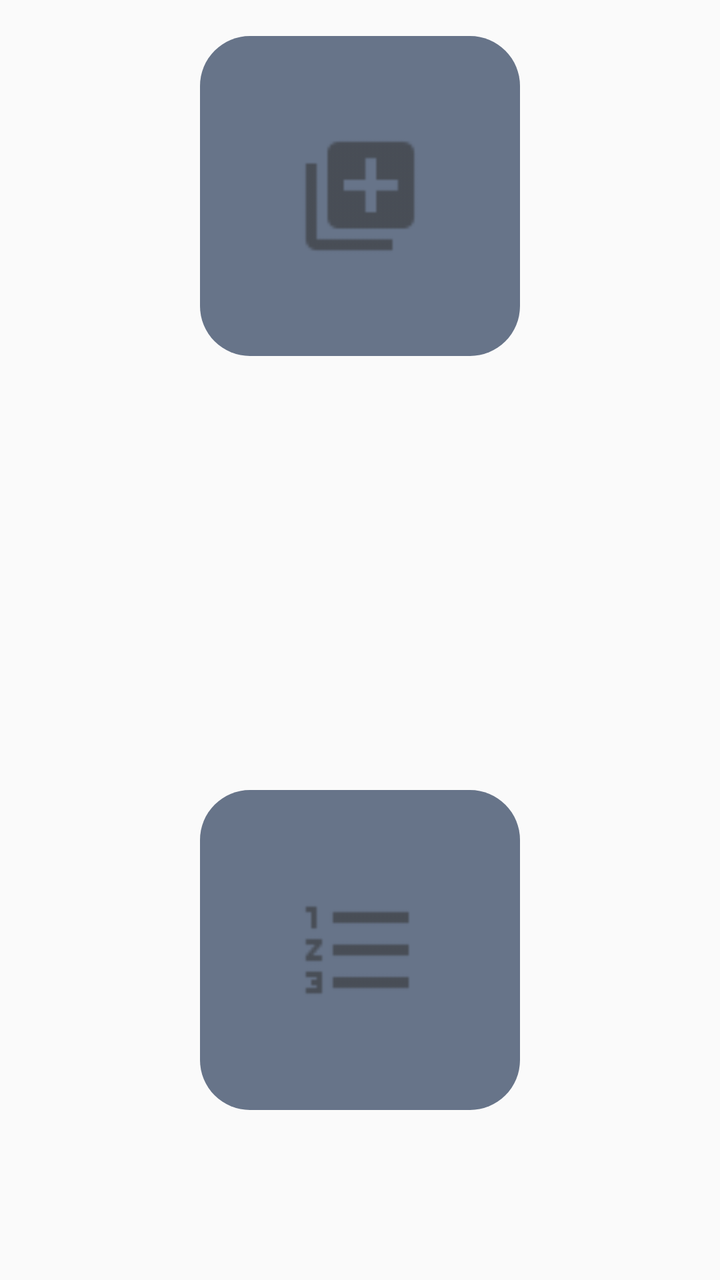
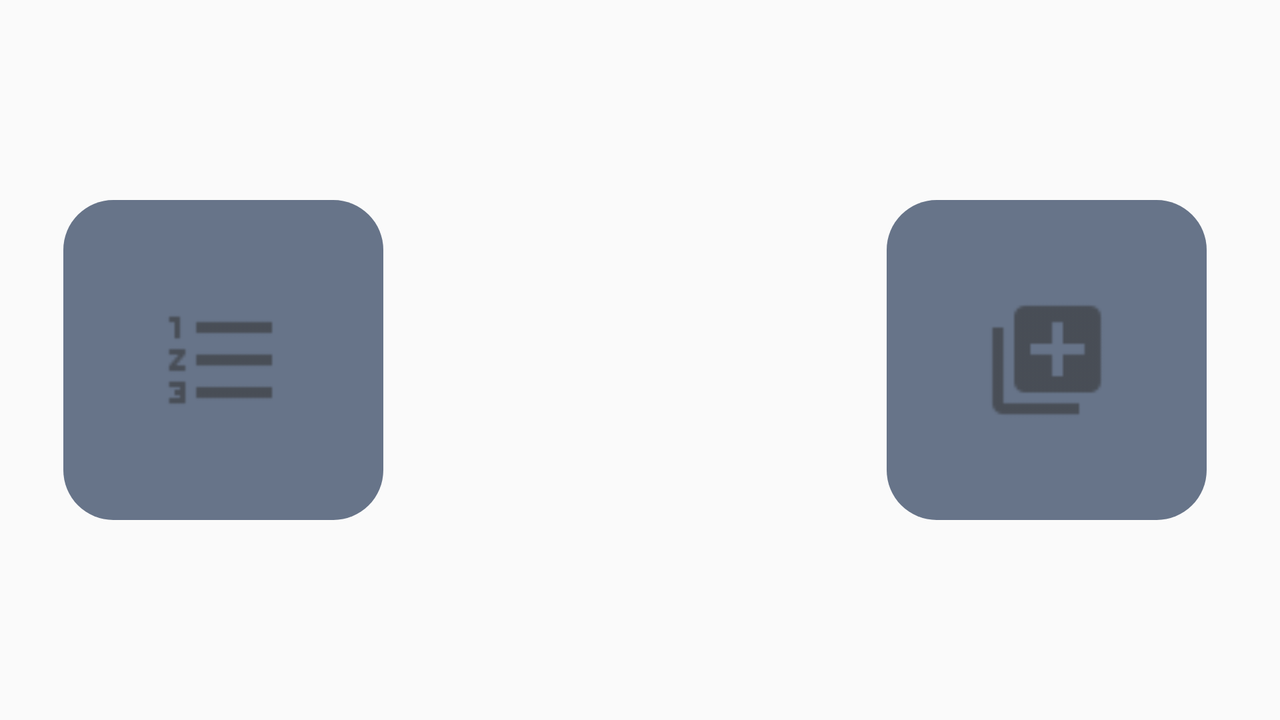

First picture: res/layout/ on a phone held upright. Second picture: the repository's own variant of that layout, on a device whose configuration matches the variant's folder. Source for both follows.
<!-- AndroidManifest.xml: application theme AppTheme -->
<!-- res/layout/activity_menu.xml -->
<?xml version="1.0" encoding="utf-8"?>

<RelativeLayout xmlns:android="http://schemas.android.com/apk/res/android"
    xmlns:tools="http://schemas.android.com/tools"
    android:id="@+id/activity_menu"
    android:layout_width="match_parent"
    android:layout_height="match_parent"
    android:paddingBottom="@dimen/activity_vertical_margin"
    android:paddingLeft="@dimen/activity_horizontal_margin"
    android:paddingRight="@dimen/activity_horizontal_margin"
    android:paddingTop="@dimen/activity_vertical_margin"
    tools:context="esi.univbobo.bf.smartzoo.MenuActivity">

    <ImageView
        android:id="@+id/imageEnregistrer"
        android:background="@drawable/photostyle"

        android:layout_alignParentTop="true"
        android:layout_width="160dp"
        android:layout_height="160dp"
        android:src="@drawable/ic_actionadd"
        android:layout_centerHorizontal="true"
        android:layout_marginTop="18dp"/>

    <ImageView
        android:id="@+id/imageListe"
        android:background="@drawable/photostyle"
        android:layout_width="160dp"
        android:layout_height="160dp"
        android:src="@drawable/ic_action_liste"
        android:layout_alignParentBottom="true"
        android:layout_alignLeft="@+id/imageEnregistrer"
        android:layout_alignStart="@+id/imageEnregistrer"
        android:layout_marginBottom="85dp" />

</RelativeLayout>
<!-- resources referenced by this layout -->
<resources>
  <!-- drawable ic_action_liste: png bitmap (drawable-hdpi, 252 bytes) -->
  <!-- drawable ic_actionadd: png bitmap (drawable-hdpi, 289 bytes) -->
  <!-- drawable photostyle (drawable) -->
  <?xml version="1.0" encoding="utf-8"?>
  
  <shape xmlns:android="http://schemas.android.com/apk/res/android">
      <solid android:color="@color/colorPrimaryDark"/>
      <corners android:radius="25dp" />
      <padding android:bottom="15dp" android:top="15dp" android:left="15dp" android:right="15dp"/>
  
  
  </shape>
  <style name="AppTheme" parent="Theme.AppCompat.Light.DarkActionBar">
          
          <item name="colorPrimary">@color/colorPrimary</item>
          <item name="colorPrimaryDark">@color/colorPrimaryDark</item>
          <item name="colorAccent">@color/colorAccent</item>
      </style>
  <color name="colorPrimaryDark">#677489</color>
  <color name="colorPrimary">#3F51B5</color>
  <color name="colorAccent">#FF4081</color>
</resources>
<!-- res/layout-land/activity_menu.xml (the repository's variant of the layout above) -->
<!-- drawn on the phone turned sideways -->
<?xml version="1.0" encoding="utf-8"?>
<RelativeLayout xmlns:android="http://schemas.android.com/apk/res/android"
    xmlns:tools="http://schemas.android.com/tools"
    android:id="@+id/activity_menu"
    android:layout_width="match_parent"
    android:layout_height="match_parent"
    android:paddingBottom="@dimen/activity_vertical_margin"
    android:paddingLeft="@dimen/activity_horizontal_margin"
    android:paddingRight="@dimen/activity_horizontal_margin"
    android:paddingTop="@dimen/activity_vertical_margin"
    tools:context="esi.univbobo.bf.smartzoo.MenuActivity">

    <ImageView
        android:id="@+id/imageListe"
        android:background="@drawable/photostyle"
        android:layout_width="160dp"
        android:layout_height="160dp"
        android:src="@drawable/ic_action_liste"
        android:layout_centerVertical="true"
        android:layout_alignParentLeft="true"
        android:layout_alignParentStart="true"
        android:layout_marginLeft="32dp"
        android:layout_marginStart="32dp" />

    <ImageView
        android:id="@+id/imageEnregistrer"
        android:background="@drawable/photostyle"

        android:layout_width="160dp"
        android:layout_height="160dp"
        android:src="@drawable/ic_actionadd"
        android:layout_marginRight="37dp"
        android:layout_marginEnd="37dp"
        android:layout_alignTop="@+id/imageListe"
        android:layout_alignParentRight="true"
        android:layout_alignParentEnd="true" />

</RelativeLayout>
